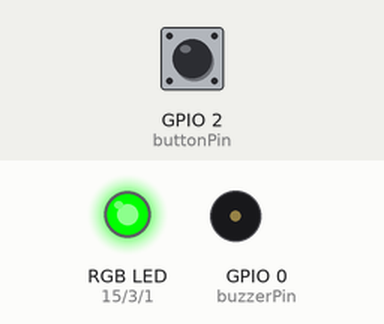
A sketch run on a simulated ESP8266 (NodeMCU). On the bench: an RGB LED mixed from three pins (HIGH = lit), buzzer (waves = sounding). The test bench sets the inputs (shaded band); at power-on: GPIO 2 (buttonPin) HIGH. Dim RGB values are drawn brighter than linear; random numbers use the default seed unless the sketch sets one.

Above: at 0.1 s.
At 11.3 s:
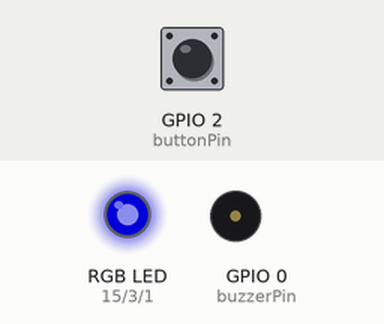
11.4 s: GPIO 2 (buttonPin) pulled LOW for 3 s
At 12.9 s:
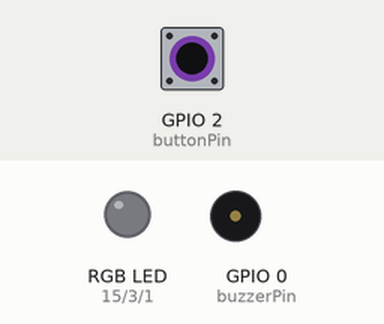
Timing chart, 0 to 32.9 s (numbered marks = the images above; inputs shaded):
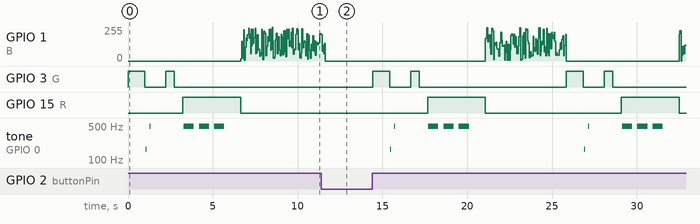

Measured:
- by itself, GPIO 15 (R): alternates HIGH for 3.4 s and LOW for 8.0 s
- by itself, tone on GPIO 0 (buzzerPin): plays 166 Hz for 0.04 s, 498 Hz for 0.04 s, 498 Hz for 0.60 s, 498 Hz for 0.60 s, 498 Hz for 0.60 s, 166 Hz for 0.04 s … (10 notes in this stretch)

The sketch:

BIS_RGB.ino
```cpp
// BIS RGB code
// Author: Anders Reiche

const int MIN = 10;
const int MAX = 40;
const int buttonPin = 2;
const int buzzerPin = 0;
const int R = 15;
const int G = 3;
const int B = 1;

int state = 0;

void ok (void) {
  analogWrite(G, 100);
  delay(1000);
}

void warning(void) {
  analogWrite(G, 0);
  for (int i = 0; i < 5; i++) {
  digitalWrite(buzzerPin, LOW);
  delay(3);
  digitalWrite(buzzerPin, HIGH);
  delay(3);
  }
  delay(200);
  for (int i = 0; i < 5; i++) {
  digitalWrite(buzzerPin, LOW);
  delay(1);
  digitalWrite(buzzerPin, HIGH);
  delay(1);
  }
  delay(1000);
  analogWrite(G, 100);
  delay(500);
  analogWrite(G, 0);
  delay(500);
  analogWrite(G, 100);
}

void error(void) {
  analogWrite(R, 100);
  analogWrite(G, 0);
  analogWrite(B, 0);
  for (int i = 0; i < 300; i++) {
  digitalWrite(buzzerPin, LOW);
  delay(1);
  digitalWrite(buzzerPin, HIGH);
  delay(1);
  }
  delay(300);
  for (int i = 0; i < 300; i++) {
  digitalWrite(buzzerPin, LOW);
  delay(1);
  digitalWrite(buzzerPin, HIGH);
  delay(1);
  }
  delay(300);
  for (int i = 0; i < 300; i++) {
  digitalWrite(buzzerPin, LOW);
  delay(1);
  digitalWrite(buzzerPin, HIGH);
  delay(1);
  }
  delay(1000);
  analogWrite(R, 100);
}

void busy(void) {
  analogWrite(R, 0);
  analogWrite(B, 0);
  analogWrite(G, 0);
  for (int i=0; i <= 100; i++){
  digitalWrite(buzzerPin, LOW);
  analogWrite(B, random(0, 100));
  delay(random(MIN, MAX));
  digitalWrite(buzzerPin, HIGH);
  delay(random(MIN, MAX));
  }
  analogWrite(B, 0);
}

int next_state(void) {
  while (digitalRead(buttonPin) == 0) {
    delay(100);
    // wait here till button is pressed
  }
  state++;
  if (state == 4) { state = 0; }
}

void setup() {
  pinMode(buzzerPin, OUTPUT);
  pinMode(buttonPin, INPUT);
  pinMode(R, OUTPUT);
  pinMode(G, OUTPUT);
  pinMode(B, OUTPUT);
  //Set PWM frequency 500, default is 1000
  //Set range 0~100, default is 0~1023
  analogWriteFreq(500);
  analogWriteRange(100);
  analogWrite(B, 0);
  analogWrite(R, 0);
  analogWrite(G, 0);

}


void loop() {
  switch (state) {
    case 0: ok();       next_state();   break;
    case 1: warning();  next_state();   break;
    case 2: error();    next_state();   break;
    case 3: busy();     next_state();   break;
  }
}
```
